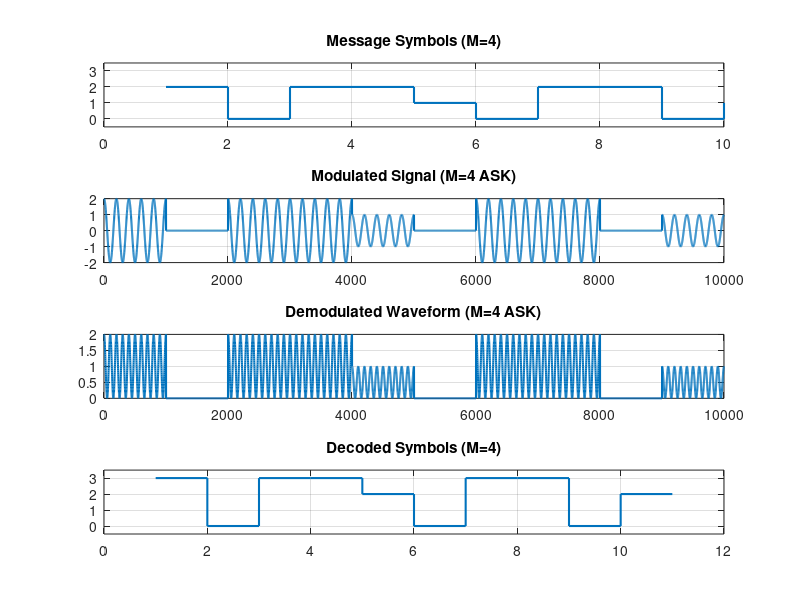
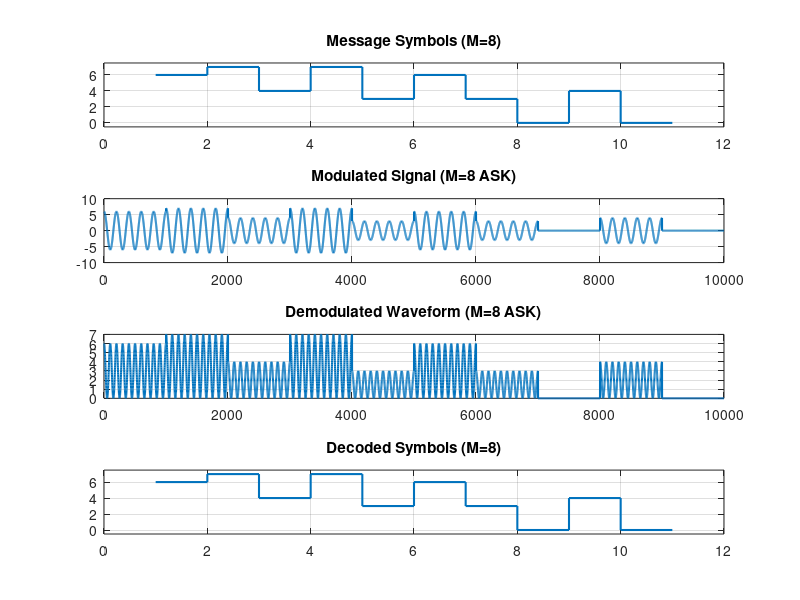

Source code (MATLAB) for these figures, in order:
fs = 1000;
Tb = 1;
fc = 5;
t = 0:1/fs:Tb-1/fs;
symbols_4 = [0 1 2 3];
symbols_8 = [0 1 2 3 4 5 6 7];

message_4 = randi([0 3], 1, 10);
message_8 = randi([0 7], 1, 10);

carrier = cos(2*pi*fc*t);

modulated_4 = [];
for i = 1:length(message_4)
    modulated_4 = [modulated_4, symbols_4(message_4(i)+1) * carrier];
end

modulated_8 = [];
for i = 1:length(message_8)
    modulated_8 = [modulated_8, symbols_8(message_8(i)+1) * carrier];
end

demodulated_wave_4 = modulated_4 .* repmat(carrier, 1, length(message_4));
demodulated_wave_8 = modulated_8 .* repmat(carrier, 1, length(message_8));

demodulated_4 = [];
for i = 1:length(message_4)
    received = demodulated_wave_4((i-1)*fs + 1 : i*fs);
    demodulated_4 = [demodulated_4, trapz(t, received)];
end

demodulated_8 = [];
for i = 1:length(message_8)
    received = demodulated_wave_8((i-1)*length(t) + 1 : i*length(t));
    demodulated_8 = [demodulated_8, trapz(t, received)];
end

decoded_4 = round((demodulated_4 - min(demodulated_4)) / (max(demodulated_4) / 3));
decoded_8 = round((demodulated_8 - min(demodulated_8)) / (max(demodulated_8) / 7));

figure;
subplot(4,1,1);
stairs([message_4], 'LineWidth', 1.5);
ylim([-0.5 3.5]);
title('Message Symbols (M=4)');
grid on;

subplot(4,1,2);
plot(modulated_4, 'LineWidth', 1.5);
title('Modulated Signal (M=4 ASK)');
grid on;

subplot(4,1,3);
plot(demodulated_wave_4, 'LineWidth', 1.5);
title('Demodulated Waveform (M=4 ASK)');
grid on;

subplot(4,1,4);
stairs([decoded_4 decoded_4(end)], 'LineWidth', 1.5);
ylim([-0.5 3.5]);
title('Decoded Symbols (M=4)');
grid on;

figure;
subplot(4,1,1);
stairs([message_8 message_8(end)], 'LineWidth', 1.5);
ylim([-0.5 7.5]);
title('Message Symbols (M=8)');
grid on;

subplot(4,1,2);
plot(modulated_8, 'LineWidth', 1.5);
title('Modulated Signal (M=8 ASK)');
grid on;

subplot(4,1,3);
plot(demodulated_wave_8, 'LineWidth', 1.5);
title('Demodulated Waveform (M=8 ASK)');
grid on;


subplot(4,1,4);
stairs([decoded_8 decoded_8(end)], 'LineWidth', 1.5);
ylim([-0.5 7.5]);
title('Decoded Symbols (M=8)');
grid on;